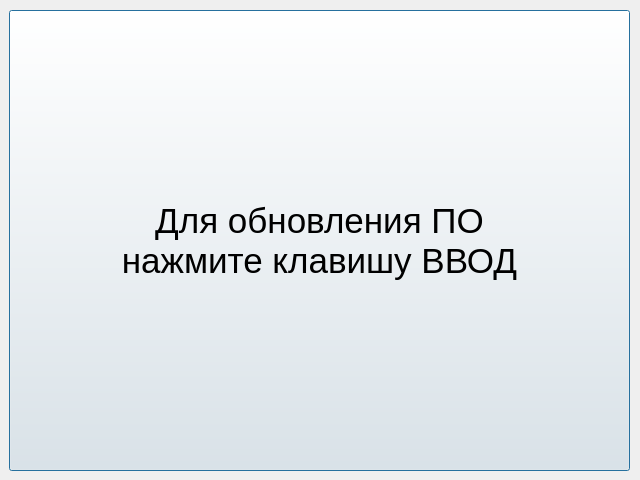
<?xml version="1.0" encoding="UTF-8"?>
<ui version="4.0">
 <class>entryDialog</class>
 <widget class="QDialog" name="entryDialog">
  <property name="windowModality">
   <enum>Qt::NonModal</enum>
  </property>
  <property name="geometry">
   <rect>
    <x>0</x>
    <y>0</y>
    <width>640</width>
    <height>480</height>
   </rect>
  </property>
  <property name="windowTitle">
   <string>Dialog</string>
  </property>
  <property name="modal">
   <bool>false</bool>
  </property>
  <widget class="QPushButton" name="entryButton">
   <property name="geometry">
    <rect>
     <x>9</x>
     <y>10</y>
     <width>621</width>
     <height>461</height>
    </rect>
   </property>
   <property name="font">
    <font>
     <pointsize>26</pointsize>
    </font>
   </property>
   <property name="text">
    <string>Для обновления ПО
нажмите клавишу ВВОД</string>
   </property>
  </widget>
 </widget>
 <resources/>
 <connections/>
</ui>
